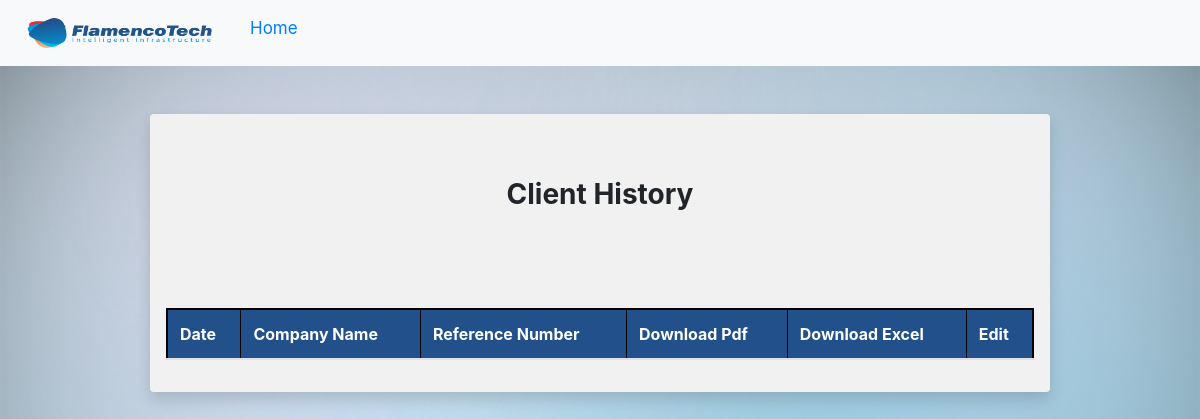
The app's page /admins/history/ (signed in), older data.
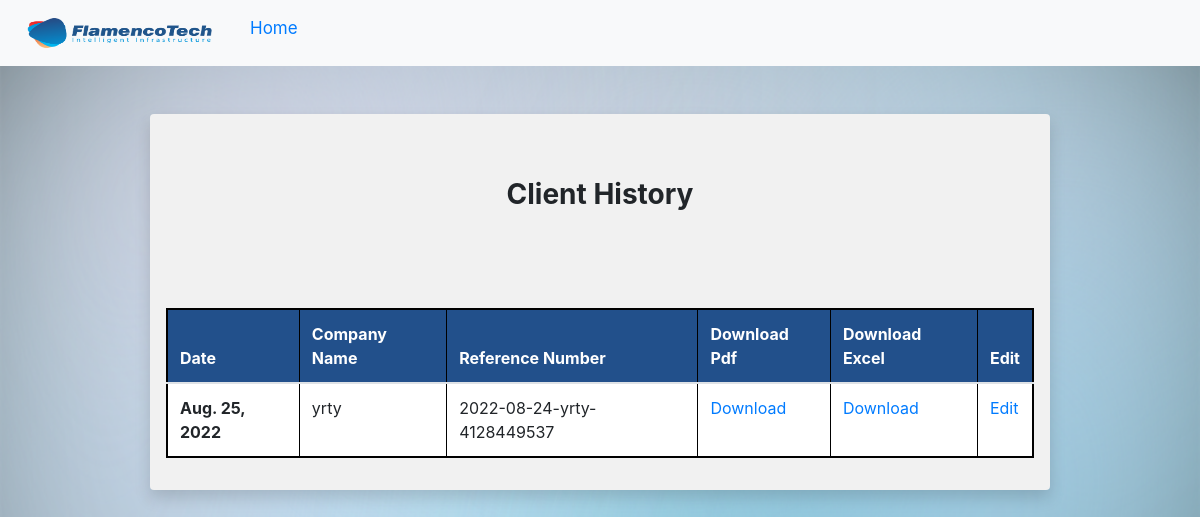
The same page, newer data.
### Admin1/models.py (models this page shows)
class Quotation(models.Model):
    ref_no=models.CharField(max_length=100,primary_key=True)
    pdf = models.FileField(upload_to ='pdfs/')
    excel = models.FileField(upload_to ='excels/')
    date=models.DateField(default=datetime.date.today())
    company_name=models.CharField(max_length=100)
    input_data=models.TextField(max_length=500)
    user_email = models.EmailField()
    location=models.CharField(max_length=100)
    contact_person=models.CharField(max_length=100)
    contact_number=models.IntegerField(default=0)
    email=models.EmailField()
    description=models.CharField(max_length=200)

### Admin1/views.py (the view)
# urls.py: path('history/',views.history,name='history'),
def history(request):
	objs=Quotation.objects.filter(user_email=request.user.email)
	context={'entries':objs}
	return render(request,'Admin1/history.html',context)

### templates/Admin1/history.html (shortened to what this page needs)
<!DOCTYPE html>
<html lang="en">
<head>
    <link rel="stylesheet" href="https://cdn.jsdelivr.net/npm/bootstrap@4.1.3/dist/css/bootstrap.min.css"
>
</head>
<body>
    <nav class="navbar navbar-expand-lg navbar-light bg-light">
      <div class="collapse navbar-collapse" id="navbarSupportedContent">
        <ul class="navbar-nav mr-auto">
            <li>
                <a class="navbar-brand" href="https://www.flamencotech.com/" target="_blank" style="display: flex;align-items: center;
                padding: 5px;">
                 <img src="/static/f1.png" alt="" width="200" height="40" >
              </a>
              </li>
          <li class="nav-item active">
            <a class="nav-link text-primary" href="/admins/"
              >Home<span class="sr-only">(current)</span></a
            >
          </li>
        </ul>
      </div>
    </nav>
    <div style="width: 900px;background-color: rgb(241, 241, 241);" class="container my-5 shadow p-3 mb-5 rounded">
        <div style="text-align: center;" class="container my-5">
            <h3><b>Client History</b></h3>
        </div>
        <table <div class="container my-5 ">
            <form class="my-5">
                <table class="table table-secondary" border="1" style="border:2px solid rgb(0, 0, 0)">
                    <thead>
                        <tr style="background-color: #22508b;color:white">
                            <th scope="col">Date</th>
                            <th scope="col">Company Name</th>
                            <th scope="col">Reference Number</th>
                            <th scope="col">Download Pdf</th>
                            <th scope="col">Download Excel</th>
                            <th scope="col">Edit</th>
                        </tr>
                    </thead>
                    <tbody style="background-color:white;">
                        {% for entry in entries %}
                        <tr>
                            <th scope="row">{{entry.date}}</th>
                            <td>{{entry.company_name}}</td>
                            <td>{{entry.ref_no}}</td>
                            <td><a href="{{entry.pdf.url}}" download="{{entry.pdf.url}}">Download</a>  </td>
                            <td><a href="{{entry.excel.url}}" download="{{entry.excel.url}}">Download</a></td>
                            <td><a href="{% url 'edit_quot_user' ref_no=entry.ref_no %}">Edit</a></td>
                        </tr>
                        {% endfor %}
                    </tbody>
                </table>
            </form>
    </div>
</body>
</html>

Row changes from the older to the newer data that the page shows:
added Quotation: date "Aug. 25, 2022", company_name "yrty", ref_no "2022-08-24-yrty-4128449537"
